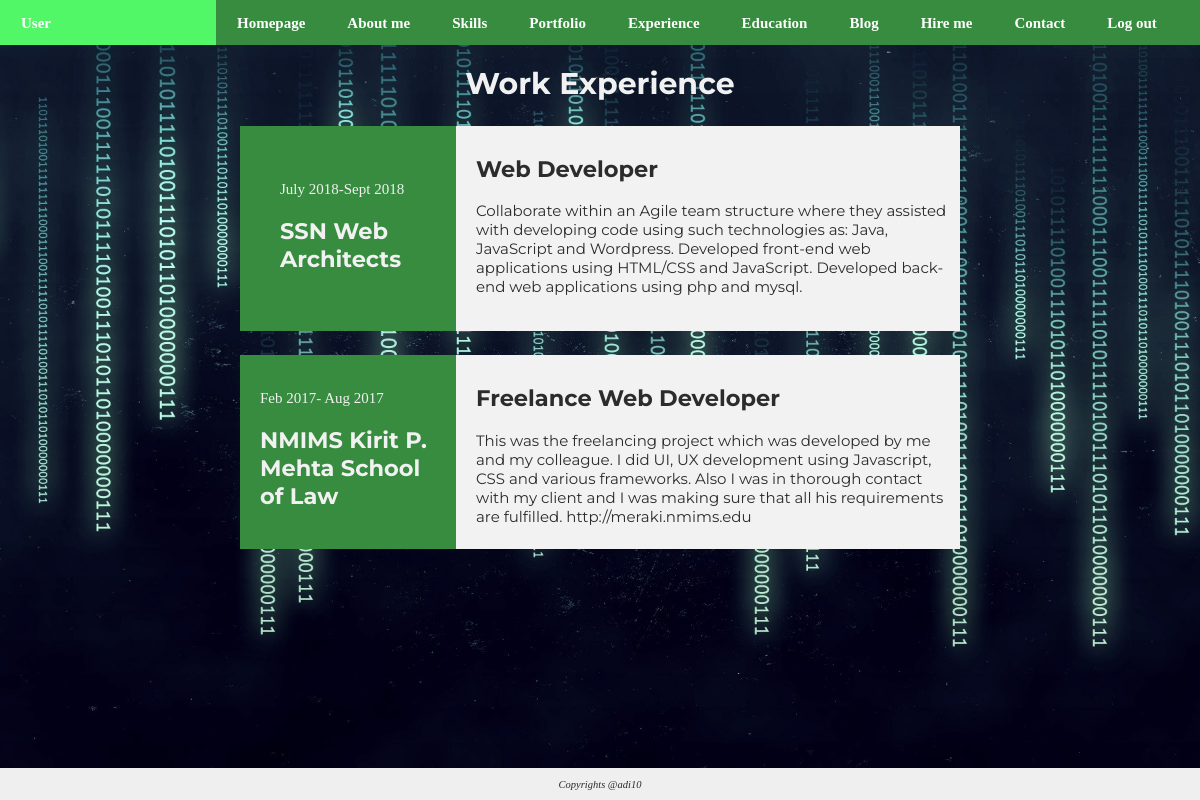
Screenshot of /exp.php with the database file from the repository.
### tables this page shows
CREATE TABLE `exp` (
  `expid` int(11) NOT NULL,
  `firm` varchar(100) NOT NULL,
  `date` varchar(20) NOT NULL,
  `title` varchar(100) NOT NULL,
  `description` mediumtext NOT NULL
);

### exp.php (the view, shortened to what this page needs)
<?php
  include('functions.php');
  $expSQL = "SELECT * FROM `exp` WHERE expid= '1'";
$expSQL2 = "SELECT * FROM `exp` WHERE expid= '2'";
$expresult = mysqli_query($db, $expSQL) or die("Bad query : $expSQL");
$expresult2 = mysqli_query($db, $expSQL2) or die("Bad query : $expSQL2");
$row1 = mysqli_fetch_array($expresult);
$row2 = mysqli_fetch_array($expresult2);
?>
<!DOCTYPE html>
<html lang="en">
  <head>
    <link rel="stylesheet" href="css/portfolio.css" />
    <link
      rel="stylesheet"
      href="https://cdnjs.cloudflare.com/ajax/libs/font-awesome/4.7.0/css/font-awesome.min.css"
    />
  </head>
  <body class="home">
        <nav>
                <ul>
                    <li style="padding-right: 12%"><a href="#home">User</a></li>
        <li><a href="index.php">Homepage</a></li>
        <li><a href="aboutme.php">About me</a></li>
        <li><a href="skills.php">Skills</a></li>
        <li><a href="portfolio.php">Portfolio</a></li>
        <li><a href="#">Experience</a></li>
        <li><a href="edu.php">Education</a></li>
        <li><a href="blog.php">Blog</a></li>
        <li><a href="Hireme.php">Hire me</a></li>
        <li><a href="contact.php">Contact</a></li>
        <li>
        <a
          href="home.php?logout='1'"
            >Log out</a
          >
        </li>
                </ul>
              </nav>
              <header>
      <h1 style="text-align: center; color: #f1f1f1">Work Experience</h1>
    </header>
    <div class="container-exp">
      <div class="row-exp">
        <div class="leftside-e lp" style="color: #f1f1f1">
          <p><?php echo $row1['date'] ?></p>
          <h2><?php echo $row1['firm'] ?></h2>
        </div>
        <div class="rightside-e" style="padding-left: 20px; padding-top: 10px; padding-right: 6px">
          <h2><?php echo $row1['title'] ?></h3>
          <p><?php echo $row1['description'] ?>
            </p>
        </div>
      </div>
    </div>
    <div class="container-exp">
            <div class="row-exp">
              <div class="leftside-e" style="padding:20px; color: #f1f1f1">
              <p><?php echo $row2['date'] ?></p>
              <h2><?php echo $row2['firm'] ?></h2>
              </div>
              <div class="rightside-e" style="padding-left: 20px; padding-top: 10px; padding-right: 6px">
              <h2><?php echo $row2['title'] ?></h3>
              <p><?php echo $row2['description'] ?>
                  </p>
              </div>
            </div>
          </div>
    <footer>
      <p>Copyrights @adi10</p>
    </footer>
  </body>
</html>

### css/portfolio.css (style rules this page uses)
* { box-sizing: border-box; }
h1, h2, h3, h4, h5, h6 { font-family: "Montserrat"; }
html { min-height: 100%; }
a { text-decoration: none; }
.home { background-image: url(../imgs/bg1.jpg); background-attachment: fixed; background-position: center; background-repeat: no-repeat; background-size: cover; }
body { height: 100%; background-color: #ffffff; color: #2c2c2c; margin: 0; padding: 0; font-size: 15px; overflow: auto; }
nav { background-color: #378c3f; margin: 0; overflow: hidden; font-style: bold; }
nav ul { margin: 0; padding: 0; display: flex; }
nav ul li { display: inline-block; list-style-type: none; }
nav > ul > li > a { color: white; background-color: ##0c0d0d; display: block; line-height: 2em; text-decoration: none; line-height: 2em; padding: 0.5em 1.4em; font-weight: 800; }
footer { display: block; font-size: 0.7em; font-style: italic; background-color: #efefef; text-align: center; right: 0; bottom: 0; left: 0; position: fixed; }
.container-exp { background-color: #f2f2f2; padding: auto; width: 60%; margin-left: 20%; margin-top: 2%; }
.lp { padding: 40px; }
.row-exp:after { content: ""; display: table; clear: both; box-shadow: 0 4px 8px 0 rgba(0, 0, 0, 0.2), 0 6px 20px 0 rgba(0, 0, 0, 0.19); }
.leftside-e { float: left; width: 30%; background-color: #378c3f; }
.rightside-e { float: left; width: 70%; font-family: "Montserrat"; }

### rows the page displays
exp: date "July 2018-Sept 2018", firm "SSN Web Architects", title "Web Developer", description "Collaborate within an Agile team structure where they assisted with developing code using such technologies as: Java, JavaScript and Wordpress. Developed front-end web applications using HTML/CSS and JavaScript. Developed back-end web applications using php and mysql."
exp: date "Feb 2017- Aug 2017", firm "NMIMS Kirit P. Mehta School of Law", title "Freelance Web Developer", description "This was the freelancing project which was developed by me and my colleague. I did UI, UX development using Javascript, CSS and various frameworks. Also I was in thorough contact with my client and I was making sure that all his requirements are fulfilled. http://meraki.nmims.edu"
